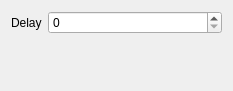
<?xml version="1.0" encoding="UTF-8"?>
<ui version="4.0">
 <class>CalibDialog</class>
 <widget class="QDialog" name="CalibDialog">
  <property name="geometry">
   <rect>
    <x>0</x>
    <y>0</y>
    <width>233</width>
    <height>91</height>
   </rect>
  </property>
  <property name="windowTitle">
   <string>Calibration</string>
  </property>
  <layout class="QFormLayout" name="formLayout">
   <item row="0" column="1">
    <widget class="QSpinBox" name="spinBoxDelay">
     <property name="maximum">
      <number>99000</number>
     </property>
    </widget>
   </item>
   <item row="0" column="0">
    <widget class="QLabel" name="label">
     <property name="text">
      <string>Delay</string>
     </property>
    </widget>
   </item>
  </layout>
 </widget>
 <resources/>
 <connections/>
</ui>
